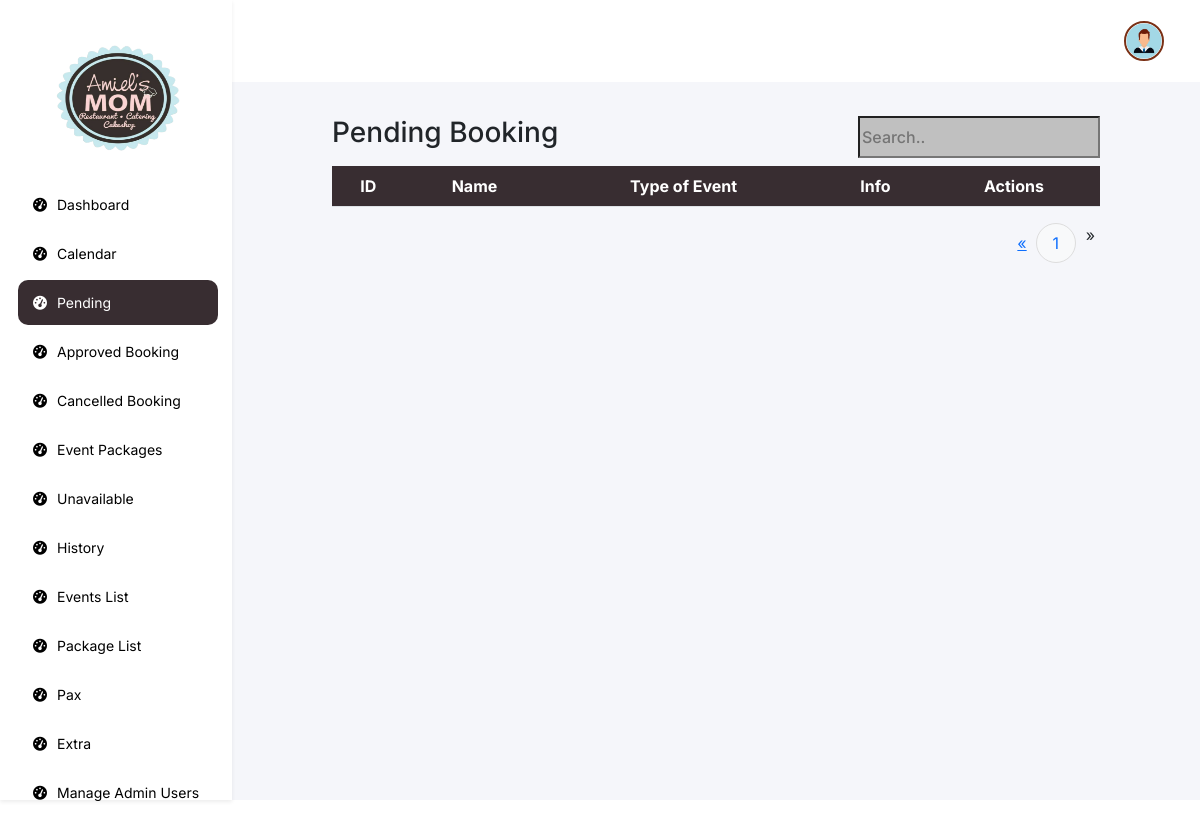
The page /features/admin/web/pending.php?page=2 (signed in) on the database as committed earlier.
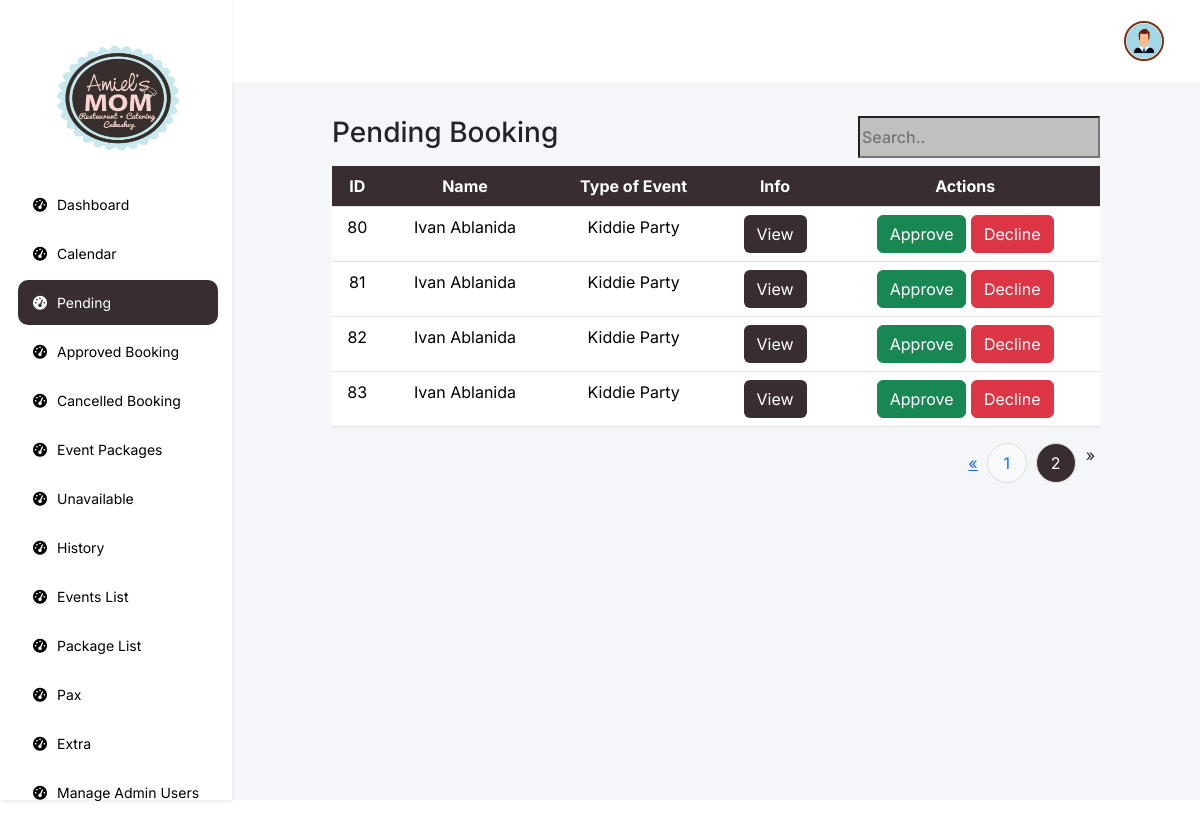
The same page on the database as committed later.
### tables this page shows
CREATE TABLE `booking` (
  `id` int(11) NOT NULL,
  `status` enum('Pending','Waiting','On-going','Finished','Declined') DEFAULT 'Pending',
  `full_name` varchar(255) NOT NULL,
  `celebrants_name` varchar(255) DEFAULT NULL,
  `email` varchar(255) NOT NULL,
  `phone_number` varchar(15) DEFAULT NULL,
  `events_date` varchar(255) DEFAULT NULL,
  `guest_count` int(11) DEFAULT NULL,
  `event_duration` int(11) DEFAULT NULL,
  `event_starttime` int(11) DEFAULT NULL,
  `event_endtime` int(11) DEFAULT NULL,
  `event_type` varchar(255) DEFAULT NULL,
  `event_package` varchar(255) DEFAULT NULL,
  `event_options` text DEFAULT NULL,
  `cost` decimal(10,2) DEFAULT 0.00
);

### features/admin/web/pending.php (the view, shortened to what the changed rows need)
<?php
require '../../../db.php';
$results_per_page = 5;
$page = isset($_GET['page']) ? (int)$_GET['page'] : 1;
$start_from = ($page - 1) * $results_per_page;
$total_query = "SELECT COUNT(*) FROM booking WHERE status = 'Pending'";
$total_result = $conn->query($total_query);
$total_row = $total_result->fetch_row();
$total_bookings = $total_row[0];
$total_pages = ceil($total_bookings / $results_per_page);
$query = "SELECT * FROM booking WHERE status = 'Pending' LIMIT $start_from, $results_per_page";
$result = $conn->query($query);
?>
<!DOCTYPE html>
<html lang="en">
<head>
    <link rel="stylesheet" href="https://cdnjs.cloudflare.com/ajax/libs/font-awesome/6.0.0-beta3/css/all.min.css">
    <link href="https://cdn.jsdelivr.net/npm/bootstrap@5.3.3/dist/css/bootstrap.min.css" rel="stylesheet"
>
    <link href="https://cdn.jsdelivr.net/npm/sweetalert2@11.5.0/dist/sweetalert2.min.css" rel="stylesheet">
    <link rel="stylesheet" href="../css/index.css">
</head>
<body>
    <div class="content flex-grow-1">
        <div class="container mt-4">
            <div class="table-responsive">
                <table class="table">
                    <thead class="table-booking">
                        <tr>
                            <th scope="col">ID</th>
                            <th scope="col">Name</th>
                            <th scope="col">Type of Event</th>
                            <th scope="col">Info</th>
                            <th scope="col">Actions</th>
                        </tr>
                    </thead>
                    <tbody>
                        <?php while ($row = $result->fetch_assoc()): ?>
                            <tr>
                                <td><?php echo $row['id']; ?></td>
                                <td><?php echo htmlspecialchars($row['full_name']); ?></td>
                                <td><?php echo htmlspecialchars($row['event_type']); ?></td>
                                <td>
                                    <button type="button" class="btn view" data-bs-toggle="modal"
                                        data-bs-target="#infoModal" data-id="<?php echo $row['id']; ?>"
                                        data-full-name="<?php echo htmlspecialchars($row['full_name']); ?>"
                                        data-event-type="<?php echo htmlspecialchars($row['event_type']); ?>"
                                        data-email="<?php echo htmlspecialchars($row['email']); ?>"
                                        data-phone="<?php echo htmlspecialchars($row['phone_number']); ?>"
                                        data-events-date="<?php echo htmlspecialchars($row['events_date']); ?>"
                                        data-guest-count="<?php echo htmlspecialchars($row['guest_count']); ?>"
                                        data-event-duration="<?php echo htmlspecialchars($row['event_duration']); ?>"
                                        data-event-starttime="<?php echo htmlspecialchars($row['event_starttime']); ?>"
                                        data-event-endtime="<?php echo htmlspecialchars($row['event_endtime']); ?>"
                                        data-event-package="<?php echo htmlspecialchars($row['event_package']); ?>"
                                        data-event-options="<?php echo htmlspecialchars($row['event_options']); ?>">
                                        View
                                    </button>
                                </td>
                                <td>
                                    <form method="POST" action="../function/php/pending.php" style="display:inline;">
                                        <button type="submit" class="btn btn-success">Approve</button>
                                    </form>
                                    <form method="POST" action="../function/php/pending.php" style="display:inline;">
                                        <button type="submit" class="btn btn-danger">Decline</button>
                                    </form>
                                </td>
                            </tr>
                        <?php endwhile; ?>
                    </tbody>
                </table>
            </div>
            <nav aria-label="Page navigation">
                <ul class="pagination d-flex justify-content-end">
                    <?php for ($i = 1; $i <= $total_pages; $i++): ?>
                        <li class="page-item <?php echo ($i == $page) ? 'active' : ''; ?>">
                            <a class="page-link" href="?page=<?php echo $i; ?>"><?php echo $i; ?></a>
                        </li>
                    <?php endfor; ?>
                </ul>
            </nav>
        </div>
</body>
</html>

Rows that differ between the two databases and show on the page:
added booking: id "80", full_name "Ivan Ablanida", event_type "Kiddie Party"
added booking: id "81", full_name "Ivan Ablanida", event_type "Kiddie Party"
added booking: id "82", full_name "Ivan Ablanida", event_type "Kiddie Party"
added booking: id "83", full_name "Ivan Ablanida", event_type "Kiddie Party"
Other text that changed with them:
new list line: "2"
